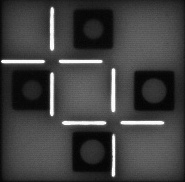
#> input picture data1/1.JPG, 185 x 182 px, given as the content of the folder /home/ljh/桌面/layeroffsetNGsample/420/, which was not available
$ python main.py
#> lines starting #> are read from the running program, lines starting #| are printed output that depends on the picture; after the words box and inside, x2 and y2 are one past the last pixel; in counts of white or black regions, pixels touching at a corner belong together; pictures that were not available may be replaced by others from this repository, and a replacement may not be noted
### function.py
import cv2 as cv
import numpy as np
import random

# [114 lines left out: functions sobel_gra, lap_gra, enhance_lap, cross, fetch_backgroundnoise, not called in this run]


def coordinate(img, axis):
    if img.max() < 127:
        return -1
    if axis == 0:
        x_list = np.argwhere(img > 127)
        return np.mean(x_list[:, 1])
    else:
        y_list = np.argwhere(img > 127)
        return np.mean(y_list[:, 0])

### main.py
# -*- coding: utf-8 -*-
# @Time    : 2021/4/10 14：46
# @Author  : kiem
# @Email   : jinhui__lu@163.com
# @File    : main.py
# @SoftwareName: PyCharm


import datetime
import shutil
import time
import cfg
import cv2
import os
import function
import numpy as np


def deBackground(image):
    temp = image
    img1 = temp[:, :, 0]
    t, rst = cv2.threshold(img1, 255, 255, cv2.THRESH_TOZERO)
    temp[:, :, 0] = rst
    img2 = temp[:, :, 1]
    t, rst = cv2.threshold(img2, 255, 255, cv2.THRESH_TOZERO)
    temp[:, :, 1] = rst
    img3 = temp[:, :, 2]
    t, rst = cv2.threshold(img3, 30, 255, cv2.THRESH_TOZERO)
    temp[:, :, 2] = rst


def cut_img(image, contours):
    n = 1
    for i in range(len(contours)):
        x, y, w, h = cv2.boundingRect(contours[i])
        if abs(w - 180) > 18 or abs(h - 180) > 18 or (h / w) >= 1.1 or (w / h) >= 1.1:
            # cutimg = image[y:y + h, x:x + w, :]
            # cv2.imwrite('data1/' + str(time.time()) + '.JPG', cutimg)
            continue
        cutimg = image[y:y + h, x:x + w, :]
        cv2.imwrite('data1/' + str(n) + '.JPG', cutimg)
        n += 1


def connect(img, height, width):
    result = img.copy()
    for y in range(height):
        for x in range(width):
            if 3 < y < (height - 4) and 3 < x < (width - 4):
                if img[y, x] >= 255:
                    continue
                else:
                    if function.cross(img, y, x, height, width):
                        result[y, x] = 255
    return result


def jurge(path):
    if os.path.exists(path):
        cut = cv2.imread(path)
        cut1 = cut.copy()
        cutG = cv2.cvtColor(cut1, cv2.COLOR_BGR2GRAY)
        th, a = cv2.threshold(cutG, 180, 255, cv2.THRESH_BINARY)
        c, hi = cv2.findContours(a, mode=cv2.RETR_EXTERNAL, method=cv2.CHAIN_APPROX_SIMPLE)
        if len(c) == 0:
            return 'GRAY', -3, -3
        if cv2.boundingRect(c[0])[0] < 90:
            cut = cv2.flip(cut, 0)
        cutGRAY = cv2.cvtColor(cut, cv2.COLOR_BGR2GRAY)
        t, block = cv2.threshold(cutGRAY, cfg.BLACK_BLOCK_DETECTION_THRESHOLD, 255,
                                 cv2.THRESH_BINARY)  # save black_block, to calculate central point
        t, block = cv2.threshold(block, 127, 255, cv2.THRESH_BINARY_INV)
        contours1, hierarchy = cv2.findContours(block, mode=cv2.RETR_EXTERNAL, method=cv2.CHAIN_APPROX_SIMPLE)
        frame = []
        j = 0
        for i in range(len(contours1)):
            x, y, w, h = cv2.boundingRect(contours1[i])
            if w * h < 1000 or w / h >= 2 or h / w >= 2:
                continue

            j += 1
            if j == 1 or j == 3:
                w, y, h = 40, y - abs(40 - h), 40  # low right regression
            else:
                x, h, w = x - abs(40 - w), 40, 40  # upper left regression
            # print(w * h)
            frame.append([x, y, w, h])
            # brunt = np.array([[[x, y]], [[x + w, y]], [[x + w, y + h]], [[x, y + h]]])
            # image = cv2.drawContours(cut, [brunt], contourIdx=-1, color=(0, 0, 255), thickness=1)
        if len(frame) == 4:
            if frame[1][0] < 90:
                frame[1], frame[2] = frame[2], frame[1]
            # bx1, by1 = (frame[0][0] + frame[2][0] + 40) / 2, (frame[0][1] + frame[2][1] + 40) / 2
            # bx2, by2 = (frame[1][0] + frame[3][0] + 40) / 2, (frame[1][1] + frame[3][1] + 40) / 2
            bx11, by11 = (frame[0][0] + frame[1][0] + 40) / 2, (frame[0][1] + frame[1][1] + 40) / 2
            bx21, by21 = (frame[2][0] + frame[3][0] + 40) / 2, (frame[2][1] + frame[3][1] + 40) / 2
            ########################################################################################
            line = cv2.cvtColor(cut, cv2.COLOR_BGR2GRAY)
            if line.max() < 255:
                line = line + (255 - line.max()) + 40
            t, line = cv2.threshold(line, 200, 255, cv2.THRESH_BINARY)
            max_x, max_y = line.shape[1], line.shape[0]
            l1 = [100, max_y - 30, 40, 30]
            l2 = [max_x - 30, 103, 30, 40]
            lx1 = function.coordinate(line[max_y - 30:max_y, 100:130], 0) + 100
            ly1 = function.coordinate(line[103:140, max_x - 30:max_x], 1) + 103
            l3 = [38, 0, 40, 30]
            l4 = [0, 45, 30, 40]
            lx2 = function.coordinate(line[0:30, 38:78], 0) + 38
            ly2 = function.coordinate(line[45:85, 0:30], 1) + 45
            if lx1 <= 0 or lx2 <= 0 or ly1 <= 0 or ly2 <= 0:
                return 'GRAY', -3, -3
            dis1 = max(abs(bx11 - lx1), abs(by11 - ly1))
            dis2 = max(abs(bx21 - lx2), abs(by21 - ly2))
            grade = 'G'
            # cut[int(ly1),int(lx1),:] = 0
            # cut[int(by11),int(bx11),:]=0
            if dis1 >= ng or dis2 >= ng:
                grade = 'NG'
            # elif abs(dis1 - gray) < 0.5 or abs(dis2 - gray) < 0.5:
            #     grade = 'GRAY'
            elif dis1 > cfg.GRAY_THRESHOLD or dis2 > cfg.GRAY_THRESHOLD:
                grade = 'GRAY'
        else:
            grade = 'GRAY'
            dis1 = -2
            dis2 = -2
    else:  #
        grade = 'GRAY'
        dis1 = -1
        dis2 = -1
    # [7 lines of commented-out code are left out]

    return grade, dis1, dis2


if __name__ == "__main__":
    for root, dirs, files in os.walk(cfg.FILE_PATH):
        for filename in files:
            if filename[-4:] != '.JPG' and filename[-4:] != '.jpg':
                continue
            t1 = time.time()
            ng = cfg.NG_THRESHOLD
            gray = cfg.GRAY_THRESHOLD
            shutil.rmtree('data1')
            os.mkdir('data1')
            img = cv2.imread(root + '/' + filename)
#> img is the input picture: shape (182, 185, 3); min 2, max 255, mean 63.8
            imgBGR = cv2.imread(root + '/' + filename)
            deBackground(imgBGR)
#> in deBackground, `t, rst = cv2.threshold(img1, 255, 255, cv2.THRESH_TOZERO)`: rst: shape (182, 185); every value is 0
#> in deBackground, `temp[:, :, 0] = rst`:
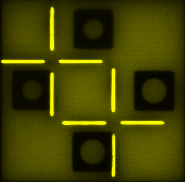
#> temp: shape (182, 185, 3); mean B, G, R 0, 63.8, 63.8
#> in deBackground, `temp[:, :, 1] = rst`:
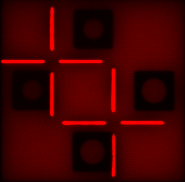
#> temp: shape (182, 185, 3); mean B, G, R 0, 0, 63.8
#> in deBackground, `t, rst = cv2.threshold(img3, 30, 255, cv2.THRESH_TOZERO)`:
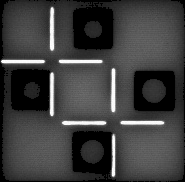
#> rst: shape (182, 185); min 0, max 255, mean 61.1
#> in deBackground, `temp[:, :, 2] = rst`: temp: shape (182, 185, 3); 18.19% of pixels changed, all inside (x1, y1, x2, y2) = (0, 0, 185, 182)
            imgGRAY = cv2.cvtColor(imgBGR, cv2.COLOR_BGR2GRAY)
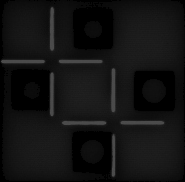
#> imgGRAY: shape (182, 185); min 0, max 76, mean 18.3
            contours, hierarchy = cv2.findContours(imgGRAY, mode=cv2.RETR_EXTERNAL, method=cv2.CHAIN_APPROX_SIMPLE)
#> contours = 7 contours, 4 with area under 20; largest, box (x1, y1, x2, y2) and area: (0, 0, 185, 182) 28850, (80, 140, 104, 164) 400, (84, 21, 102, 38) 218
            cut_img(img, contours)
#> the loop in cut_img, `for i in range(len(contours)):` made 7 passes
#> (x, y, w, h) on passes 1 to 6: (106, 178, 1, 2), (106, 174, 1, 3), (80, 140, 24, 24), (84, 21, 18, 17), (87, 8, 1, 1), (93, 2, 5, 5)
#> (x, y, w, h, n) on pass 7: (0, 0, 185, 182, 2)
#> after the loop in cut_img, `for i in range(len(contours)):`: n = 2
            #######################################################

            grade, dis1, dis2 = jurge('data1/1.JPG')
#> in jurge, `th, a = cv2.threshold(cutG, 180, 255, cv2.THRESH_BINARY)`:
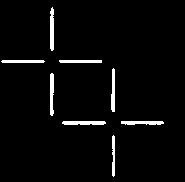
#> a: shape (182, 185); 3.4% white; 8 white regions
#> in jurge, `c, hi = cv2.findContours(a, mode=cv2.RETR_EXTERNAL, method=cv2.CHAIN_A..`: c = 8 contours; box (x1, y1, x2, y2) and area: (62, 121, 106, 125) 121, (50, 7, 54, 51) 118, (50, 73, 54, 116) 107, (121, 121, 164, 125) 104, (111, 68, 115, 112) 101, (1, 60, 45, 63) 84, (59, 60, 102, 63) 84, (112, 135, 115, 177) 71; hi = [[1, -1, -1, -1], [2, 0, -1, -1], [3, 1, -1, -1], [4, 2, -1, -1], [5, 3, -1, -1], [6, 4, -1, -1], [7, 5, -1, -1], [-1, 6, -1, -1]]
#> in jurge, `t, block = cv2.threshold(cutGRAY, cfg.BLACK_BLOCK_DETECTION_THRESHOLD,..`:
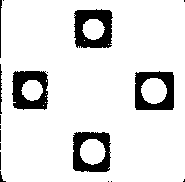
#> block: shape (182, 185); 88.1% white; 18 black regions (11 under 20 px), largest, box (x1, y1, x2, y2) and area: (74, 9, 113, 48) 1016, (135, 71, 174, 110) 938, (12, 71, 48, 110) 934
#> in jurge, `t, block = cv2.threshold(cutGRAY, cfg.BLACK_BLOCK_DETECTION_THRESHOLD,..`: t = 15
#> in jurge, `t, block = cv2.threshold(block, 127, 255, cv2.THRESH_BINARY_INV)`: block: shape (182, 185); 11.9% white; 18 white regions (11 under 20 px)
#> in jurge, `contours1, hierarchy = cv2.findContours(block, mode=cv2.RETR_EXTERNAL,..`: contours1 = 18 contours, 14 with area under 20; largest, box (x1, y1, x2, y2) and area: (135, 71, 174, 110) 1396, (73, 132, 111, 172) 1362, (74, 9, 113, 48) 1306, (12, 71, 48, 110) 1216
#> the loop in jurge, `for i in range(len(contours1)):` made 18 passes
#> (x, y) on passes 1 to 12: (111, 181), (108, 181), (183, 179), (0, 171), (0, 152), (0, 143), (73, 132), (0, 130), (0, 125), (0, 115), (47, 72), (134, 71)
#> after the loop in jurge, `for i in range(len(contours1)):`: frame = [[73, 132, 40, 40], [134, 71, 40, 40], [12, 70, 40, 40], [73, 9, 40, 40]]; j = 4
#> in jurge, `bx11, by11 = (frame[0][0] + frame[1][0] + 40) / 2, (frame[0][1] + fram..`: bx11 = 123.5; by11 = 121.5
#> in jurge, `bx21, by21 = (frame[2][0] + frame[3][0] + 40) / 2, (frame[2][1] + fram..`: bx21 = 62.5; by21 = 59.5
#> in jurge, `t, line = cv2.threshold(line, 200, 255, cv2.THRESH_BINARY)`:
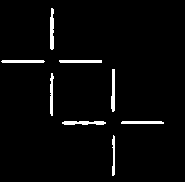
#> line: shape (182, 185); 3.1% white; 8 white regions, largest, box (x1, y1, x2, y2) and area: (50, 8, 54, 50) 148, (62, 121, 106, 125) 146, (111, 69, 115, 112) 141
#> in coordinate, `x_list = np.argwhere(img > 127)`: x_list = 57 pairs, first value 0 to 23, second value 12 to 14
#> in jurge, `lx1 = function.coordinate(line[max_y - 30:max_y, 100:130], 0) + 100`: lx1 = 113.2
#> in jurge, `ly1 = function.coordinate(line[103:140, max_x - 30:max_x], 1) + 103`: ly1 = 122.1
#> in jurge, `lx2 = function.coordinate(line[0:30, 38:78], 0) + 38`: lx2 = 51.56
#> in jurge, `ly2 = function.coordinate(line[45:85, 0:30], 1) + 45`: ly2 = 61
#> in jurge, `dis1 = max(abs(bx11 - lx1), abs(by11 - ly1))`: dis1 = 10.27
#> in jurge, `dis2 = max(abs(bx21 - lx2), abs(by21 - ly2))`: dis2 = 10.94
#> grade = 'NG'; dis1 = 10.27; dis2 = 10.94
            dis1 = max(dis1, dis2)
#> dis1 = 10.94

            if grade == 'G' and os.path.exists('data1/2.JPG'):
                grade, dis3, dis4 = jurge('data1/2.JPG')
                dis2 = max(dis3, dis4)
            t2 = time.time()

            if not os.path.exists('result/pictures/' + str(datetime.date.today())):
                os.makedirs('result/pictures/' + str(datetime.date.today()) + '/NG/')
                os.makedirs('result/pictures/' + str(datetime.date.today()) + '/G/')
                os.makedirs('result/pictures/' + str(datetime.date.today()) + '/GRAY/')
            if not os.path.exists('result/logs/'):
                os.makedirs('result/logs/')
            if grade == 'NG':
                fp = open('result/logs/' + str(datetime.date.today()) + '-NG.txt', 'a')  # 打印NG文件名称
                fp.write(root + filename + '|Dis:' + str(max(dis1, dis2)) +
                         ' |tact:' + str(t2 - t1) + ' |time:' + str(datetime.datetime.now()) + '\n')  # 文件内容
                # cv2.imwrite('result/pictures/'+str(datetime.date.today())+'/NG/'+filename, img)  # 保存图片
            elif grade == 'GRAY':
                fp = open('result/logs/' + str(datetime.date.today()) + '-GRAY.txt', 'a')  # 打印GRAY文件名称
                fp.write(root + filename + '|Dis:' + str(max(dis1, dis2)) +
                         ' |tact:' + str(t2 - t1) + ' |time:' + str(datetime.datetime.now()) + '\n')  # 文件内容
                # cv2.imwrite('result/pictures/' + str(datetime.date.today()) + '/GRAY/' + filename, img)  # 保存图片
            else:
                fp = open('result/logs/' + str(datetime.date.today()) + '-GOOD.txt', 'a')  # 打印G文件名称
                fp.write(root + filename + '|Dis:' + str(max(dis1, dis2)) +
                         ' |tact:' + str(t2 - t1) + ' |time:' + str(datetime.datetime.now()) + '\n')  # 文件内容
                # cv2.imwrite('result/pictures/' + str(datetime.date.today()) + '/G/' + filename, img)  # 保存图片
